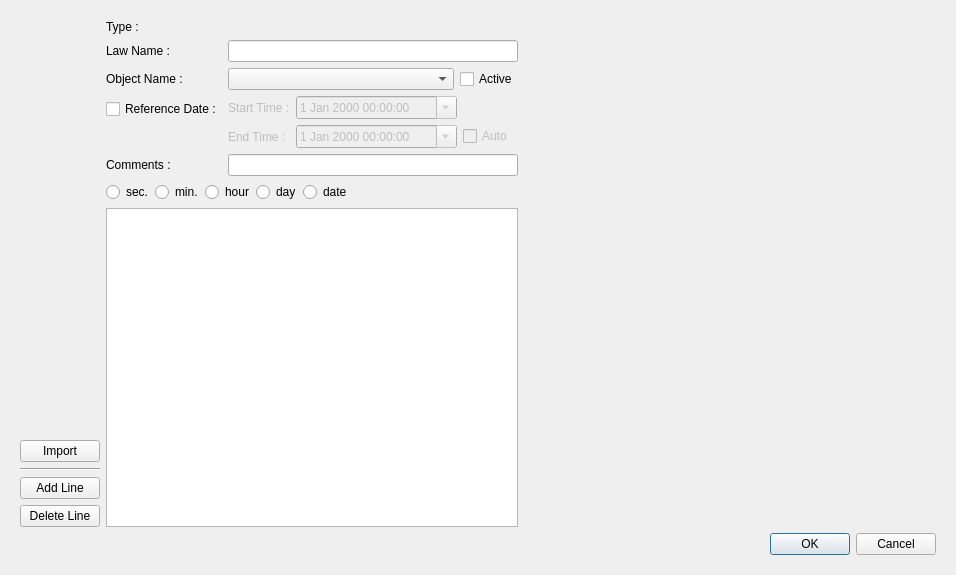
<?xml version="1.0" encoding="UTF-8"?>
<ui version="4.0">
 <class>TracerLaws</class>
 <widget class="QWidget" name="TracerLaws">
  <property name="geometry">
   <rect>
    <x>0</x>
    <y>0</y>
    <width>956</width>
    <height>575</height>
   </rect>
  </property>
  <property name="windowTitle">
   <string>Laws</string>
  </property>
  <layout class="QGridLayout" name="gridLayout_2">
   <item row="0" column="0">
    <widget class="QStackedWidget" name="laws_pages">
     <property name="enabled">
      <bool>true</bool>
     </property>
     <property name="layoutDirection">
      <enum>Qt::LeftToRight</enum>
     </property>
     <property name="autoFillBackground">
      <bool>false</bool>
     </property>
     <property name="currentIndex">
      <number>1</number>
     </property>
     <widget class="QWidget" name="page">
      <layout class="QVBoxLayout" name="verticalLayout_4">
       <item>
        <layout class="QGridLayout" name="gridLayout">
         <item row="0" column="1">
          <widget class="QLabel" name="label">
           <property name="text">
            <string>Existing Laws</string>
           </property>
          </widget>
         </item>
         <item row="1" column="0">
          <layout class="QVBoxLayout" name="verticalLayout_3">
           <item>
            <spacer name="verticalSpacer">
             <property name="orientation">
              <enum>Qt::Vertical</enum>
             </property>
             <property name="sizeHint" stdset="0">
              <size>
               <width>20</width>
               <height>40</height>
              </size>
             </property>
            </spacer>
           </item>
           <item>
            <widget class="QPushButton" name="b_new">
             <property name="text">
              <string>New Law</string>
             </property>
            </widget>
           </item>
           <item>
            <widget class="QPushButton" name="b_edit">
             <property name="text">
              <string>Edit Law</string>
             </property>
            </widget>
           </item>
           <item>
            <widget class="QPushButton" name="b_delete">
             <property name="text">
              <string>Delete Law</string>
             </property>
            </widget>
           </item>
          </layout>
         </item>
         <item row="1" column="2">
          <layout class="QVBoxLayout" name="lay_graph_home"/>
         </item>
         <item row="0" column="2">
          <spacer name="horizontalSpacer">
           <property name="orientation">
            <enum>Qt::Horizontal</enum>
           </property>
           <property name="sizeHint" stdset="0">
            <size>
             <width>40</width>
             <height>20</height>
            </size>
           </property>
          </spacer>
         </item>
         <item row="1" column="1">
          <widget class="QTreeWidget" name="tree_laws">
           <property name="minimumSize">
            <size>
             <width>410</width>
             <height>0</height>
            </size>
           </property>
           <property name="alternatingRowColors">
            <bool>true</bool>
           </property>
           <column>
            <property name="text">
             <string>Law</string>
            </property>
           </column>
           <column>
            <property name="text">
             <string>Geometry</string>
            </property>
           </column>
           <column>
            <property name="text">
             <string>Active</string>
            </property>
           </column>
           <column>
            <property name="text">
             <string>Comments</string>
            </property>
           </column>
          </widget>
         </item>
        </layout>
       </item>
       <item>
        <widget class="QDialogButtonBox" name="b_OK_page1">
         <property name="locale">
          <locale language="English" country="UnitedStates"/>
         </property>
         <property name="standardButtons">
          <set>QDialogButtonBox::Ok</set>
         </property>
        </widget>
       </item>
      </layout>
     </widget>
     <widget class="QWidget" name="page_2">
      <layout class="QGridLayout" name="gridLayout_4">
       <item row="1" column="0">
        <layout class="QVBoxLayout" name="verticalLayout_2">
         <item>
          <spacer name="verticalSpacer_3">
           <property name="orientation">
            <enum>Qt::Vertical</enum>
           </property>
           <property name="sizeHint" stdset="0">
            <size>
             <width>20</width>
             <height>40</height>
            </size>
           </property>
          </spacer>
         </item>
         <item>
          <widget class="QPushButton" name="b_import">
           <property name="text">
            <string>Import</string>
           </property>
          </widget>
         </item>
         <item>
          <widget class="Line" name="line">
           <property name="orientation">
            <enum>Qt::Horizontal</enum>
           </property>
          </widget>
         </item>
         <item>
          <widget class="QPushButton" name="b_add_line">
           <property name="text">
            <string>Add Line</string>
           </property>
          </widget>
         </item>
         <item>
          <widget class="QPushButton" name="b_delete_line">
           <property name="text">
            <string>Delete Line</string>
           </property>
          </widget>
         </item>
        </layout>
       </item>
       <item row="3" column="2">
        <widget class="QDialogButtonBox" name="b_OK_page2">
         <property name="locale">
          <locale language="English" country="UnitedStates"/>
         </property>
         <property name="standardButtons">
          <set>QDialogButtonBox::Cancel|QDialogButtonBox::Ok</set>
         </property>
         <property name="centerButtons">
          <bool>false</bool>
         </property>
        </widget>
       </item>
       <item row="1" column="1">
        <layout class="QVBoxLayout" name="verticalLayout">
         <item>
          <layout class="QGridLayout" name="gridLayout_3">
           <item row="4" column="0">
            <widget class="QLabel" name="label_5">
             <property name="text">
              <string>Comments :</string>
             </property>
            </widget>
           </item>
           <item row="1" column="1">
            <widget class="QLineEdit" name="txt_name"/>
           </item>
           <item row="0" column="1">
            <widget class="QLabel" name="lbl_type">
             <property name="text">
              <string/>
             </property>
            </widget>
           </item>
           <item row="3" column="1">
            <widget class="QFrame" name="frm_date">
             <property name="enabled">
              <bool>false</bool>
             </property>
             <layout class="QGridLayout" name="gridLayout_5">
              <property name="leftMargin">
               <number>0</number>
              </property>
              <property name="topMargin">
               <number>0</number>
              </property>
              <property name="rightMargin">
               <number>0</number>
              </property>
              <property name="bottomMargin">
               <number>0</number>
              </property>
              <item row="1" column="0">
               <widget class="QLabel" name="label_3">
                <property name="text">
                 <string>End Time :</string>
                </property>
               </widget>
              </item>
              <item row="1" column="1">
               <widget class="QDateTimeEdit" name="de_end">
                <property name="calendarPopup">
                 <bool>true</bool>
                </property>
               </widget>
              </item>
              <item row="0" column="0">
               <widget class="QLabel" name="label_2">
                <property name="sizePolicy">
                 <sizepolicy hsizetype="Maximum" vsizetype="Preferred">
                  <horstretch>0</horstretch>
                  <verstretch>0</verstretch>
                 </sizepolicy>
                </property>
                <property name="text">
                 <string>Start Time :</string>
                </property>
               </widget>
              </item>
              <item row="0" column="1">
               <widget class="QDateTimeEdit" name="de_start">
                <property name="calendarPopup">
                 <bool>true</bool>
                </property>
               </widget>
              </item>
              <item row="1" column="2">
               <widget class="QCheckBox" name="cc_date_end_auto">
                <property name="sizePolicy">
                 <sizepolicy hsizetype="Maximum" vsizetype="Fixed">
                  <horstretch>0</horstretch>
                  <verstretch>0</verstretch>
                 </sizepolicy>
                </property>
                <property name="minimumSize">
                 <size>
                  <width>55</width>
                  <height>0</height>
                 </size>
                </property>
                <property name="text">
                 <string>Auto</string>
                </property>
               </widget>
              </item>
             </layout>
            </widget>
           </item>
           <item row="1" column="0">
            <widget class="QLabel" name="label_LawWQ">
             <property name="text">
              <string>Law Name :</string>
             </property>
            </widget>
           </item>
           <item row="3" column="0">
            <widget class="QFrame" name="frm_ref_date">
             <layout class="QVBoxLayout" name="verticalLayout_5">
              <property name="leftMargin">
               <number>0</number>
              </property>
              <property name="topMargin">
               <number>0</number>
              </property>
              <property name="rightMargin">
               <number>0</number>
              </property>
              <property name="bottomMargin">
               <number>0</number>
              </property>
              <item>
               <widget class="QCheckBox" name="cc_date_ref">
                <property name="text">
                 <string>Reference Date :</string>
                </property>
               </widget>
              </item>
              <item>
               <spacer name="verticalSpacer_2">
                <property name="orientation">
                 <enum>Qt::Vertical</enum>
                </property>
                <property name="sizeType">
                 <enum>QSizePolicy::Minimum</enum>
                </property>
                <property name="sizeHint" stdset="0">
                 <size>
                  <width>20</width>
                  <height>26</height>
                 </size>
                </property>
               </spacer>
              </item>
             </layout>
            </widget>
           </item>
           <item row="4" column="1">
            <widget class="QLineEdit" name="txt_comm"/>
           </item>
           <item row="2" column="0">
            <widget class="QLabel" name="label_LawWQ_2">
             <property name="text">
              <string>Object Name :</string>
             </property>
            </widget>
           </item>
           <item row="0" column="0">
            <widget class="QLabel" name="label_4">
             <property name="text">
              <string>Type :</string>
             </property>
            </widget>
           </item>
           <item row="2" column="1">
            <layout class="QHBoxLayout" name="horizontalLayout">
             <item>
              <widget class="QComboBox" name="cb_geom"/>
             </item>
             <item>
              <widget class="QCheckBox" name="cc_act">
               <property name="sizePolicy">
                <sizepolicy hsizetype="Maximum" vsizetype="Fixed">
                 <horstretch>0</horstretch>
                 <verstretch>0</verstretch>
                </sizepolicy>
               </property>
               <property name="minimumSize">
                <size>
                 <width>55</width>
                 <height>0</height>
                </size>
               </property>
               <property name="text">
                <string>Active</string>
               </property>
              </widget>
             </item>
            </layout>
           </item>
          </layout>
         </item>
         <item>
          <widget class="QFrame" name="grp_time">
           <layout class="QHBoxLayout" name="horizontalLayout_2">
            <property name="spacing">
             <number>2</number>
            </property>
            <property name="leftMargin">
             <number>0</number>
            </property>
            <property name="topMargin">
             <number>0</number>
            </property>
            <property name="rightMargin">
             <number>0</number>
            </property>
            <property name="bottomMargin">
             <number>0</number>
            </property>
            <item>
             <widget class="QRadioButton" name="rb_sec">
              <property name="text">
               <string>sec.</string>
              </property>
             </widget>
            </item>
            <item>
             <widget class="QRadioButton" name="rb_min">
              <property name="text">
               <string>min.</string>
              </property>
             </widget>
            </item>
            <item>
             <widget class="QRadioButton" name="rb_hour">
              <property name="text">
               <string>hour</string>
              </property>
             </widget>
            </item>
            <item>
             <widget class="QRadioButton" name="rb_day">
              <property name="text">
               <string>day</string>
              </property>
             </widget>
            </item>
            <item>
             <widget class="QRadioButton" name="rb_date">
              <property name="text">
               <string>date</string>
              </property>
             </widget>
            </item>
            <item>
             <spacer name="horizontalSpacer_3">
              <property name="orientation">
               <enum>Qt::Horizontal</enum>
              </property>
              <property name="sizeHint" stdset="0">
               <size>
                <width>40</width>
                <height>20</height>
               </size>
              </property>
             </spacer>
            </item>
           </layout>
          </widget>
         </item>
         <item>
          <widget class="QTableView" name="tab_sets">
           <property name="enabled">
            <bool>true</bool>
           </property>
           <property name="minimumSize">
            <size>
             <width>400</width>
             <height>0</height>
            </size>
           </property>
           <attribute name="horizontalHeaderDefaultSectionSize">
            <number>50</number>
           </attribute>
           <attribute name="verticalHeaderDefaultSectionSize">
            <number>22</number>
           </attribute>
          </widget>
         </item>
        </layout>
       </item>
       <item row="1" column="2">
        <layout class="QVBoxLayout" name="lay_graph_edit"/>
       </item>
      </layout>
     </widget>
    </widget>
   </item>
  </layout>
  <action name="actionB_edit">
   <property name="text">
    <string>b_edit</string>
   </property>
  </action>
  <action name="actionComboBox_Name_law">
   <property name="text">
    <string>comboBox_Name_law</string>
   </property>
  </action>
  <action name="actionB_OK_page1">
   <property name="text">
    <string>b_OK_page1</string>
   </property>
  </action>
  <action name="actionB_OK_page2">
   <property name="text">
    <string>b_OK_page2</string>
   </property>
  </action>
  <action name="actionTable_laws">
   <property name="text">
    <string>Table_laws</string>
   </property>
  </action>
  <action name="actionName_edit">
   <property name="text">
    <string>Name_edit</string>
   </property>
  </action>
  <action name="actionLaw_pages">
   <property name="text">
    <string>Law_pages</string>
   </property>
  </action>
  <action name="actionB_new">
   <property name="text">
    <string>b_new</string>
   </property>
  </action>
  <action name="actionB_delete">
   <property name="text">
    <string>b_delete</string>
   </property>
  </action>
  <action name="actionB_import">
   <property name="text">
    <string>b_import</string>
   </property>
   <property name="toolTip">
    <string>b_import</string>
   </property>
  </action>
  <action name="actionB_addLine">
   <property name="text">
    <string>b_addLine</string>
   </property>
   <property name="toolTip">
    <string>b_addLine</string>
   </property>
  </action>
  <action name="actionB_delLine">
   <property name="text">
    <string>b_delLine</string>
   </property>
   <property name="toolTip">
    <string>b_delLine</string>
   </property>
  </action>
 </widget>
 <resources/>
 <connections>
  <connection>
   <sender>b_edit</sender>
   <signal>clicked()</signal>
   <receiver>actionB_edit</receiver>
   <slot>trigger()</slot>
   <hints>
    <hint type="sourcelabel">
     <x>79</x>
     <y>137</y>
    </hint>
    <hint type="destinationlabel">
     <x>-1</x>
     <y>-1</y>
    </hint>
   </hints>
  </connection>
  <connection>
   <sender>b_new</sender>
   <signal>clicked()</signal>
   <receiver>actionB_new</receiver>
   <slot>trigger()</slot>
   <hints>
    <hint type="sourcelabel">
     <x>250</x>
     <y>112</y>
    </hint>
    <hint type="destinationlabel">
     <x>-1</x>
     <y>-1</y>
    </hint>
   </hints>
  </connection>
  <connection>
   <sender>b_delete</sender>
   <signal>clicked()</signal>
   <receiver>actionB_delete</receiver>
   <slot>trigger()</slot>
   <hints>
    <hint type="sourcelabel">
     <x>353</x>
     <y>112</y>
    </hint>
    <hint type="destinationlabel">
     <x>-1</x>
     <y>-1</y>
    </hint>
   </hints>
  </connection>
  <connection>
   <sender>b_import</sender>
   <signal>clicked()</signal>
   <receiver>actionB_import</receiver>
   <slot>trigger()</slot>
   <hints>
    <hint type="sourcelabel">
     <x>56</x>
     <y>477</y>
    </hint>
    <hint type="destinationlabel">
     <x>-1</x>
     <y>-1</y>
    </hint>
   </hints>
  </connection>
  <connection>
   <sender>b_delete_line</sender>
   <signal>clicked()</signal>
   <receiver>actionB_delLine</receiver>
   <slot>trigger()</slot>
   <hints>
    <hint type="sourcelabel">
     <x>56</x>
     <y>544</y>
    </hint>
    <hint type="destinationlabel">
     <x>-1</x>
     <y>-1</y>
    </hint>
   </hints>
  </connection>
  <connection>
   <sender>b_add_line</sender>
   <signal>clicked()</signal>
   <receiver>actionB_addLine</receiver>
   <slot>trigger()</slot>
   <hints>
    <hint type="sourcelabel">
     <x>56</x>
     <y>515</y>
    </hint>
    <hint type="destinationlabel">
     <x>-1</x>
     <y>-1</y>
    </hint>
   </hints>
  </connection>
  <connection>
   <sender>cc_date_ref</sender>
   <signal>toggled(bool)</signal>
   <receiver>frm_date</receiver>
   <slot>setEnabled(bool)</slot>
   <hints>
    <hint type="sourcelabel">
     <x>155</x>
     <y>101</y>
    </hint>
    <hint type="destinationlabel">
     <x>364</x>
     <y>117</y>
    </hint>
   </hints>
  </connection>
 </connections>
</ui>
